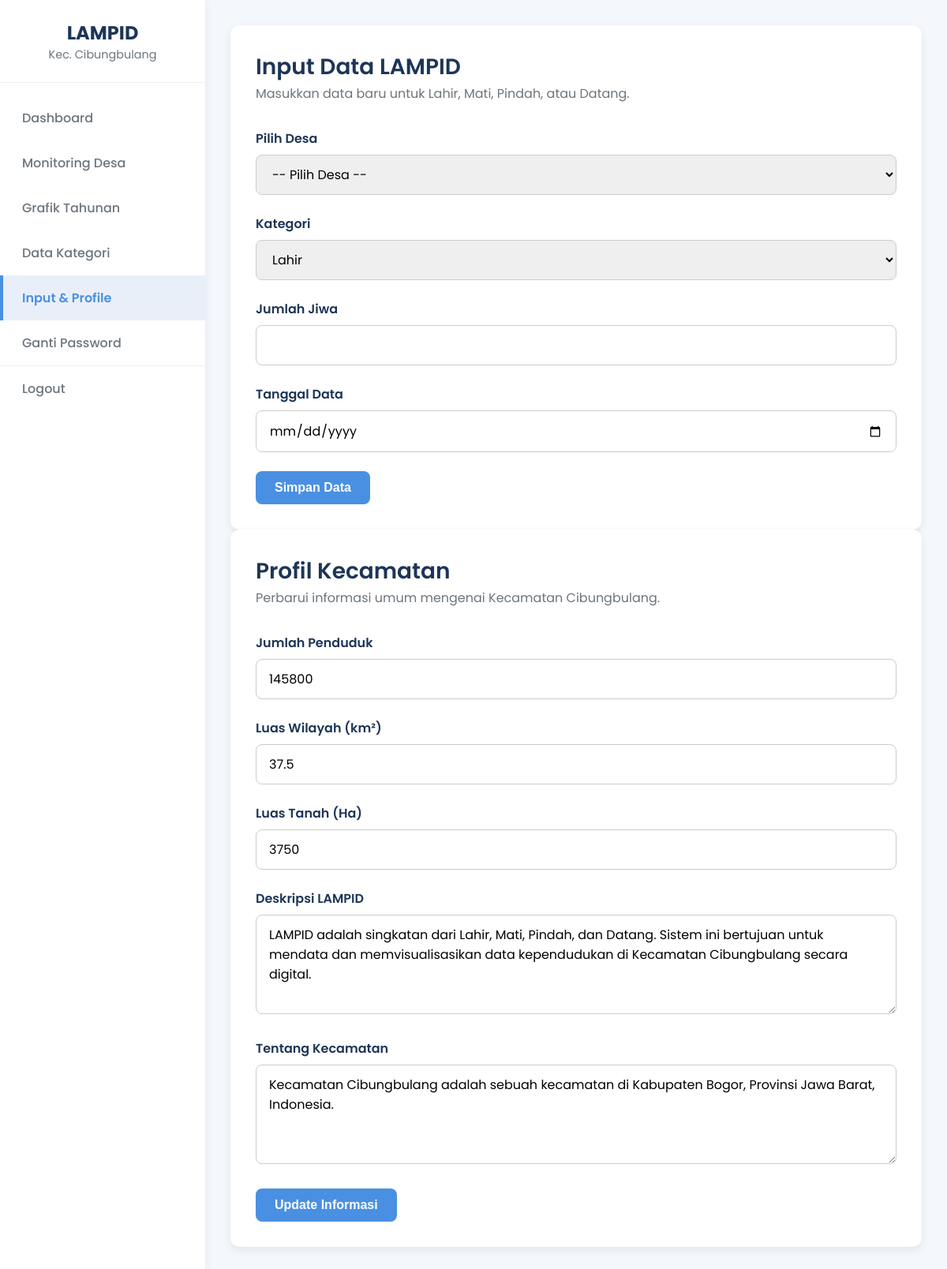
Page /admin/admin_kecamatan/profile.php (signed in) on the committed database.
### tables this page shows
CREATE TABLE `info_kecamatan` (
  `id` int NOT NULL,
  `deskripsi_lampid` text,
  `tentang_kecamatan` text,
  `jumlah_penduduk` int DEFAULT '0',
  `luas_wilayah` varchar(50) DEFAULT NULL,
  `luas_tanah` varchar(50) DEFAULT NULL
);

### admin/admin_kecamatan/profile.php (the view, shortened to what this page needs)
<?php
$active_page = 'profile';
require_once __DIR__ . '/../partials/header.php';
require_once __DIR__ . '/../partials/sidebar.php';
$info = null;
$info_result = $conn->query("SELECT * FROM info_kecamatan WHERE id = 1");
if ($info_result && $info_result->num_rows > 0) {
    $info = $info_result->fetch_assoc();
}
?>
<main class="main-content">
    <div class="content">
        <div class="profile-grid">
            <div class="form-wrapper">
                <div class="welcome-header">
                    <h2>Input Data LAMPID</h2>
                    <p>Masukkan data baru untuk Lahir, Mati, Pindah, atau Datang.</p>
                </div>
                <form action="profile.php" method="POST" class="profile-form">
                    <div class="form-group">
                        <label for="desa_id">Pilih Desa</label>
                        <select id="desa_id" name="desa_id" required>
                            <option value="">-- Pilih Desa --</option>
                        </select>
                    </div>
                    <div class="form-group">
                        <label for="kategori">Kategori</label>
                        <select id="kategori" name="kategori" required>
                            <option value="Lahir">Lahir</option>
                        </select>
                    </div>
                    <div class="form-group">
                        <label for="jumlah">Jumlah Jiwa</label>
                        <input type="number" id="jumlah" name="jumlah" required>
                    </div>
                    <div class="form-group">
                        <label for="tanggal_data">Tanggal Data</label>
                        <input type="date" id="tanggal_data" name="tanggal_data" required>
                    </div>
                    <button type="submit" name="input_lampid" class="button">Simpan Data</button>
                </form>
            </div>
            <div class="form-wrapper">
                <div class="welcome-header">
                    <h2>Profil Kecamatan</h2>
                    <p>Perbarui informasi umum mengenai Kecamatan Cibungbulang.</p>
                </div>
                <?php if ($info): ?>
                    <form action="profile.php" method="POST" class="profile-form">
                        <div class="form-group">
                            <label for="jumlah_penduduk">Jumlah Penduduk</label>
                            <input type="number" id="jumlah_penduduk" name="jumlah_penduduk" value="<?php echo htmlspecialchars($info['jumlah_penduduk']); ?>" required>
                        </div>
                        <div class="form-group">
                            <label for="luas_wilayah">Luas Wilayah (km²)</label>
                            <input type="text" id="luas_wilayah" name="luas_wilayah" value="<?php echo htmlspecialchars($info['luas_wilayah']); ?>" required>
                        </div>
                        <div class="form-group">
                            <label for="luas_tanah">Luas Tanah (Ha)</label>
                            <input type="text" id="luas_tanah" name="luas_tanah" value="<?php echo htmlspecialchars($info['luas_tanah']); ?>" required>
                        </div>
                        <div class="form-group">
                            <label for="deskripsi_lampid">Deskripsi LAMPID</label>
                            <textarea id="deskripsi_lampid" name="deskripsi_lampid" rows="4" required><?php echo htmlspecialchars($info['deskripsi_lampid']); ?></textarea>
                        </div>
                        <div class="form-group">
                            <label for="tentang_kecamatan">Tentang Kecamatan</label>
                            <textarea id="tentang_kecamatan" name="tentang_kecamatan" rows="4" required><?php echo htmlspecialchars($info['tentang_kecamatan']); ?></textarea>
                        </div>
                        <button type="submit" name="update_info" class="button">Update Informasi</button>
                    </form>
                <?php else: ?>
                    <div class="alert alert-danger">Gagal memuat informasi kecamatan.</div>
                <?php endif; ?>
            </div>
        </div>
    </div>
</main>
<?php
require_once __DIR__ . '/../partials/footer.php';
?>

### admin/partials/header.php (shortened to what this page needs)
<!DOCTYPE html>
<html lang="id">
<head>
    <link rel="stylesheet" href="../../assets/css/style.css?v=FINAL">
    <link rel="stylesheet" href="https://cdnjs.cloudflare.com/ajax/libs/font-awesome/5.15.4/css/all.min.css">
</head>
<body class="admin-page">
<div class="admin-wrapper">
    <?php require_once __DIR__ . '/sidebar.php'; ?>

### admin/partials/sidebar.php
<aside class="sidebar">
    <div class="sidebar-header">
        <h3>LAMPID</h3>
        <p>Kec. Cibungbulang</p>
    </div>
    <ul class="sidebar-nav">
        <li class="<?php echo ($active_page == 'dashboard') ? 'active' : ''; ?>">
            <a href="dashboard.php">Dashboard</a>
        </li>
        <li class="<?php echo ($active_page == 'monitoring') ? 'active' : ''; ?>">
            <a href="monitoring.php">Monitoring Desa</a>
        </li>
        <li class="<?php echo ($active_page == 'grafik') ? 'active' : ''; ?>">
            <a href="grafik.php">Grafik Tahunan</a>
        </li>
        <li class="<?php echo ($active_page == 'kategori') ? 'active' : ''; ?>">
            <a href="kategori.php">Data Kategori</a>
        </li>
        <li class="<?php echo ($active_page == 'profile') ? 'active' : ''; ?>">
            <a href="profile.php">Input & Profile</a>
        </li>
        <li class="<?php echo ($active_page == 'update_profile') ? 'active' : ''; ?>">
            <a href="update_profile.php">Ganti Password</a>
        </li>
        <li>
            <a href="../../logout.php" onclick="return confirm('Apakah Anda yakin ingin keluar dari sesi ini?');">Logout</a>
        </li>
    </ul>
</aside>

### admin/partials/footer.php
    </div> </body>
</html>

### style.css (style rules this page uses)
:root { --bg-color: #f4f7fc; --card-bg: #ffffff; --text-primary: #1D3557; --text-secondary: #6c757d; --shadow: 0 4px 12px rgba(0, 0, 0, 0.08); --border-radius: 12px; --primary-color: #4A90E2; }
* { box-sizing: border-box; margin: 0; padding: 0; }
body { font-family: 'Poppins', sans-serif; background-color: var(--bg-color); color: var(--text-primary); }
.admin-wrapper { display: flex; min-height: 100vh; position: relative; }
.sidebar { width: 260px; background-color: var(--card-bg); box-shadow: 2px 0 10px rgba(0, 0, 0, 0.05); display: flex; flex-direction: column; position: fixed; left: 0; top: 0; height: 100%; z-index: 1000; }
.main-content { flex-grow: 1; padding-left: 260px; width: 100%; background-color: var(--bg-color); }
.content { padding: 2rem; }
.sidebar-header { padding: 1.5rem; text-align: center; border-bottom: 1px solid #eee; }
.sidebar-header h3 { margin: 0; color: var(--text-primary); font-size: 1.5rem; }
.sidebar-header p { margin: 0; font-size: 0.9rem; color: var(--text-secondary); }
.sidebar-nav { list-style: none; padding: 1rem 0; flex-grow: 1; }
.sidebar-nav li a { display: block; padding: 1rem 1.5rem; color: var(--text-secondary); text-decoration: none; font-weight: 500; transition: all 0.2s ease-in-out; border-left: 4px solid transparent; }
.sidebar-nav li.active > a { background-color: #e9eff8; color: var(--primary-color); font-weight: 600; border-left-color: var(--primary-color); }
.sidebar-nav li:last-child { margin-top: auto; border-top: 1px solid #eee; }
.welcome-header { margin-bottom: 2rem; }
.welcome-header h1, .welcome-header h2 { font-weight: 600; color: var(--text-primary); font-size: 1.75rem; }
.welcome-header p { color: var(--text-secondary); }
.button { background-color: var(--primary-color); color: white; padding: 0.75rem 1.5rem; border: none; border-radius: 8px; font-weight: 600; cursor: pointer; font-size: 1rem; transition: background-color 0.2s ease; text-decoration: none; }
.form-group { margin-bottom: 1.5rem; }
.form-group label { display: block; margin-bottom: 0.5rem; font-weight: 600; }
.form-group input, .form-group select, .form-group textarea { width: 100%; padding: 0.75rem 1rem; border: 1px solid #ccc; border-radius: 8px; font-family: 'Poppins', sans-serif; font-size: 1rem; transition: border-color 0.2s ease, box-shadow 0.2s ease; }
.form-wrapper { max-width: 800px; background: var(--card-bg); padding: 2rem; border-radius: var(--border-radius); box-shadow: var(--shadow); }
.admin-page .content .form-wrapper { max-width: 900px; margin-left: auto; margin-right: auto; }

### rows in the picture
info_kecamatan: jumlah_penduduk "145800", luas_wilayah "37.5", luas_tanah "3750", deskripsi_lampid "LAMPID adalah singkatan dari Lahir, Mati, Pindah, dan Datang. Sistem ini bertujuan untuk mendata dan memvisualisasikan data kependudukan di Kecamatan Cibungbulang secara digital.", tentang_kecamatan "Kecamatan Cibungbulang adalah sebuah kecamatan di Kabupaten Bogor, Provinsi Jawa Barat, Indonesia."
